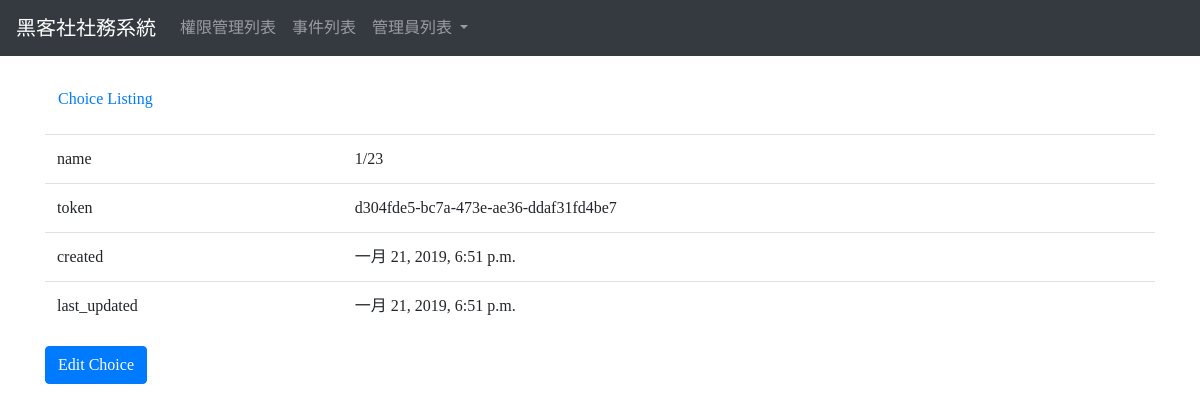
/club/choice/detail/d304fde5bc7a473eae36ddaf31fd4be7/, run on the app's committed database.
### club/models.py (models this page shows, shortened)
class Choice(models.Model):
    name = models.CharField(max_length=255)
    token = models.UUIDField(db_index=True, default=uuid.uuid4)
    created = models.DateTimeField(auto_now_add=True, editable=False)
    last_updated = models.DateTimeField(auto_now=True, editable=False)
    poll = models.ForeignKey(
        'club.Poll',
        on_delete=models.CASCADE, related_name="polls"
    )
    class Meta:
        ordering = ('created',)
    def get_update_url(self):
        return reverse('club_choice_update', args=(self.token,))

### club/views.py (the view)
# urls.py: url(r'^club/choice/detail/(?P<token>[0-9a-f-]+)/$', views.ChoiceDetailView.as_view(), name='club_choice_detail'),
class ChoiceDetailView(DetailView):
    model = Choice
    def get_object(self):
        return Choice.objects.filter(token=self.kwargs['token']).first()

### club/templates/club/choice_detail.html
{% extends "base.html" %} {% load static %} {% block content %}
<p><a class="btn btn-default" href="{% url 'club_choice_list' %}">Choice Listing</a></p>
<table class="table">
    <tr>
        <td>name</td>
        <td>{{ object.name }}</td>
    </tr>
    <tr>
        <td>token</td>
        <td>{{ object.token }}</td>
    </tr>
    <tr>
        <td>created</td>
        <td>{{ object.created }}</td>
    </tr>
    <tr>
        <td>last_updated</td>
        <td>{{ object.last_updated }}</td>
    </tr>
</table>
<a class="btn btn-primary" href="{{object.get_update_url}}">Edit Choice</a> {% endblock %}

### club/templates/base.html (style rules this page uses)
* { font-family: Microsoft JhengHei !important; }

### data on the page
Choice: name "1/23", token "d304fde5-bc7a-473e-ae36-ddaf31fd4be7", created "一月 21, 2019, 6:51 p.m.", last_updated "一月 21, 2019, 6:51 p.m."
